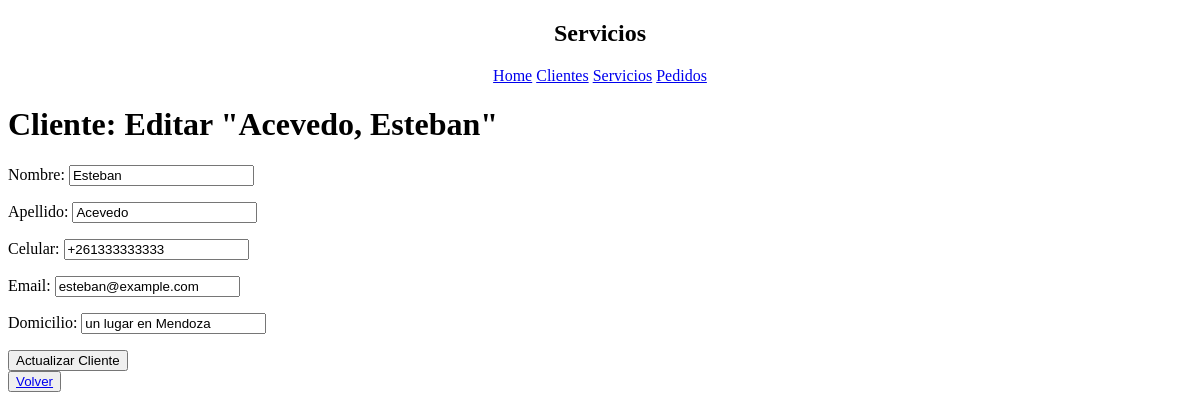
The page /cliente/3/update on the database as committed earlier.
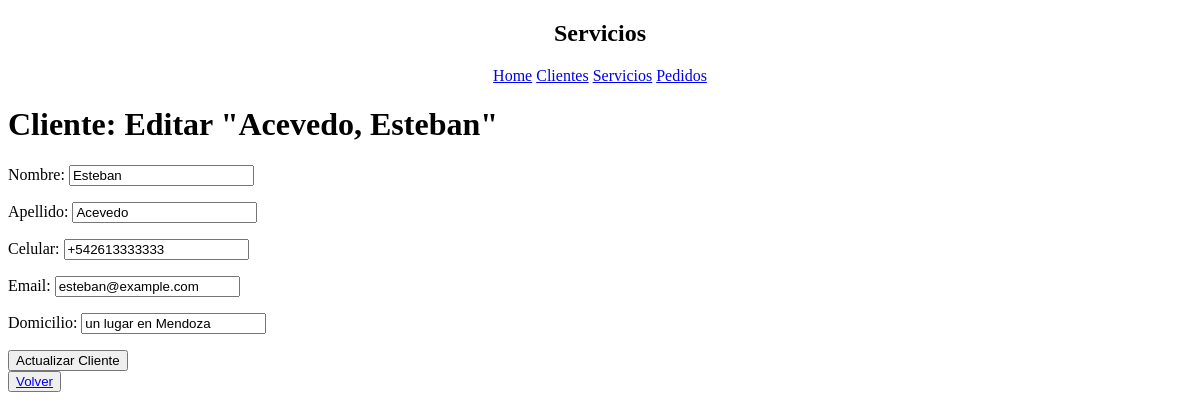
The same page on the database as committed later.
### servicios/models.py (models this page shows)
class Cliente(models.Model):
    nombre = models.CharField(max_length=100, db_index=True)
    apellido = models.CharField(max_length=100, db_index=True)
    celular = PhoneNumberField(unique=True)
    email = models.EmailField(null=True, blank=True)
    domicilio = models.CharField(max_length=255)
    def __str__(self) -> str:
        return f"{self.apellido}, {self.nombre}"

### servicios/views/cliente.py (the view)
class ClienteUpdate(UpdateView):
    model = Cliente
    form_class = ClienteForm
    success_url = reverse_lazy("cliente_list")

### servicios/forms.py
class ClienteForm(forms.ModelForm):
    class Meta:
        model = Cliente
        fields = "__all__"

### servicios/templates/servicios/cliente_form.html (shortened to what this page needs)
{% extends 'servicios/base.html' %}
{% block contenido %}
    <h1>Cliente:
        {% if form.instance.pk %}
            Editar "{{ form.instance }}"
        {% else %}
            Crear
        {% endif %}
    </h1>
    <form method="post">
        {{ form.as_p }}
        <button type="submit">
            {% if form.instance.pk %}
                Actualizar Cliente
            {% else %}
                Guardar Nuevo Cliente
            {% endif %}
        </button>
    </form>
    <button><a href="{% url 'cliente_list' %}">Volver</a></button>
{% endblock contenido %}

Rows that differ between the two databases and show on the page:
changed Cliente "Acevedo, Esteban": celular "+261333333333" → "+542613333333"
